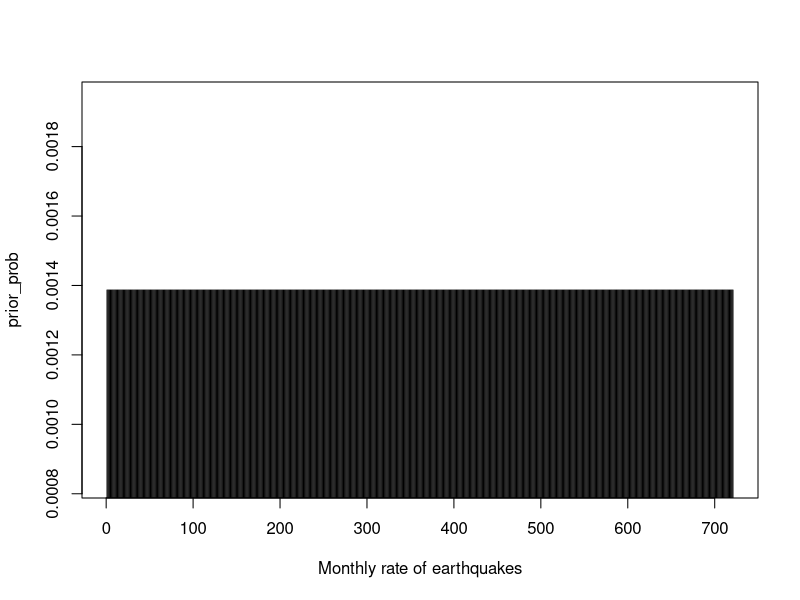
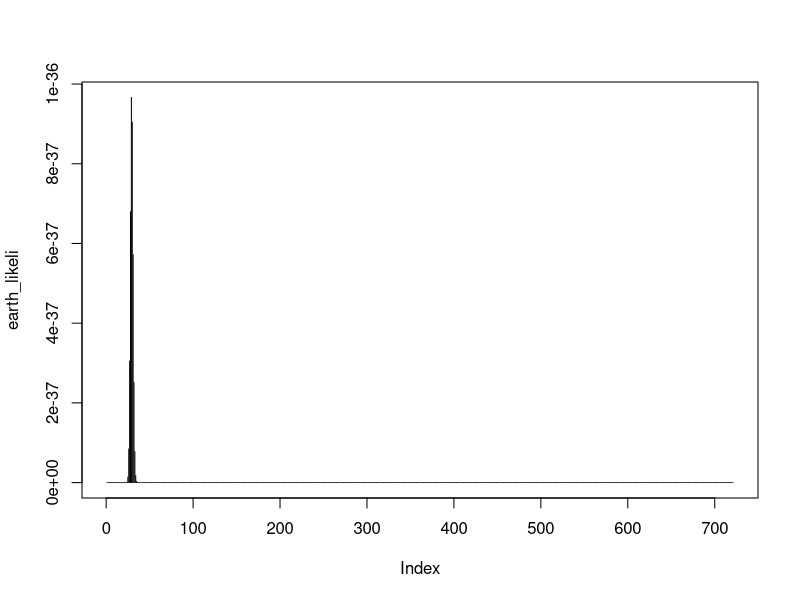
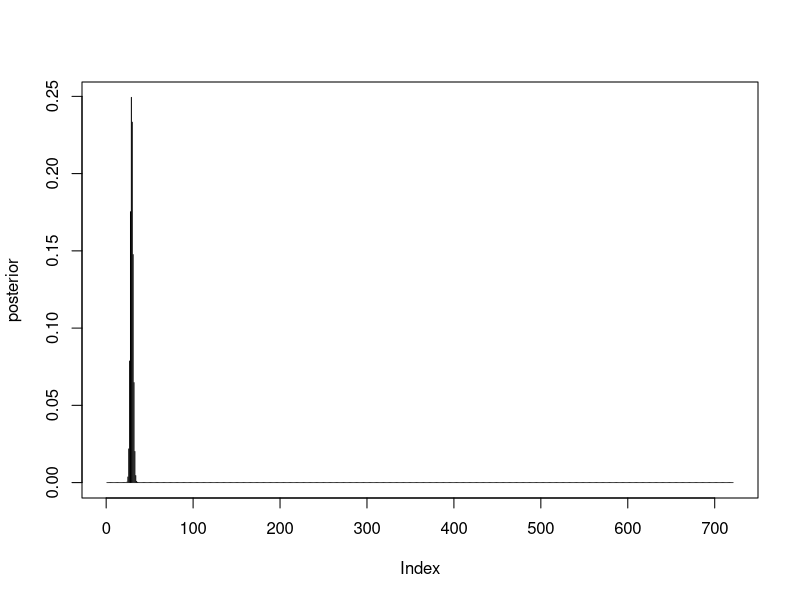

Generate these figures, in order, with R:
## ---- chunk 1
knitr::opts_chunk$set(echo = TRUE)
## ---- chunk 2

earthquakes <- c(25,30,22,92,25,24,25,21,20,18,20,30) # number of Earthquakes per months in 2017.

mean_eq <- mean(earthquakes) # to have a comparation we calculate the mean of Eartquakes in a year = 29.3
print(mean_eq)

#Prior

prior_lambda <- 0:720 # It considers one earthquake per hour,so in a month we can have a Minimum of 0 or a Maximum of 720 Eartquakes

prior_prob <- rep(1/length(prior_lambda),length(prior_lambda)) # (0.0014)

plot(prior_prob, type = "h", xlab= "Monthly rate of earthquakes")

#Calculation of the Likelihood for each event

earth_likeli <- rep(NA,length(prior_lambda))

for(i in seq_along(prior_lambda)){
  earth_likeli[i] <- prod(dpois(earthquakes,i))
}

plot(earth_likeli,type="h")

#After that , to calculate the Posterior we multiplied the Likelihood with the prior and then normalized it.

Bayes_num <- earth_likeli*prior_prob
posterior <- Bayes_num/sum(Bayes_num)

plot(posterior, type = "h")

